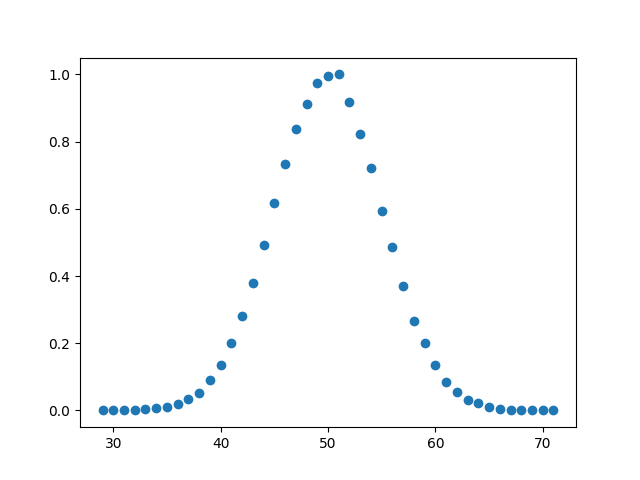

Source code (Python):
# Python scripts: Tossing of many coins together
import numpy as np
from numpy.random import randint

n, trial = 100, 100000
f = [sum(randint(2, size = n)) for i in range(trial)]

x, y = np.unique(f, return_counts = True )
y = y/np.max(y)

# For plotting
import matplotlib.pyplot as plt
plt.plot(x, y, 'o')
plt.show()
